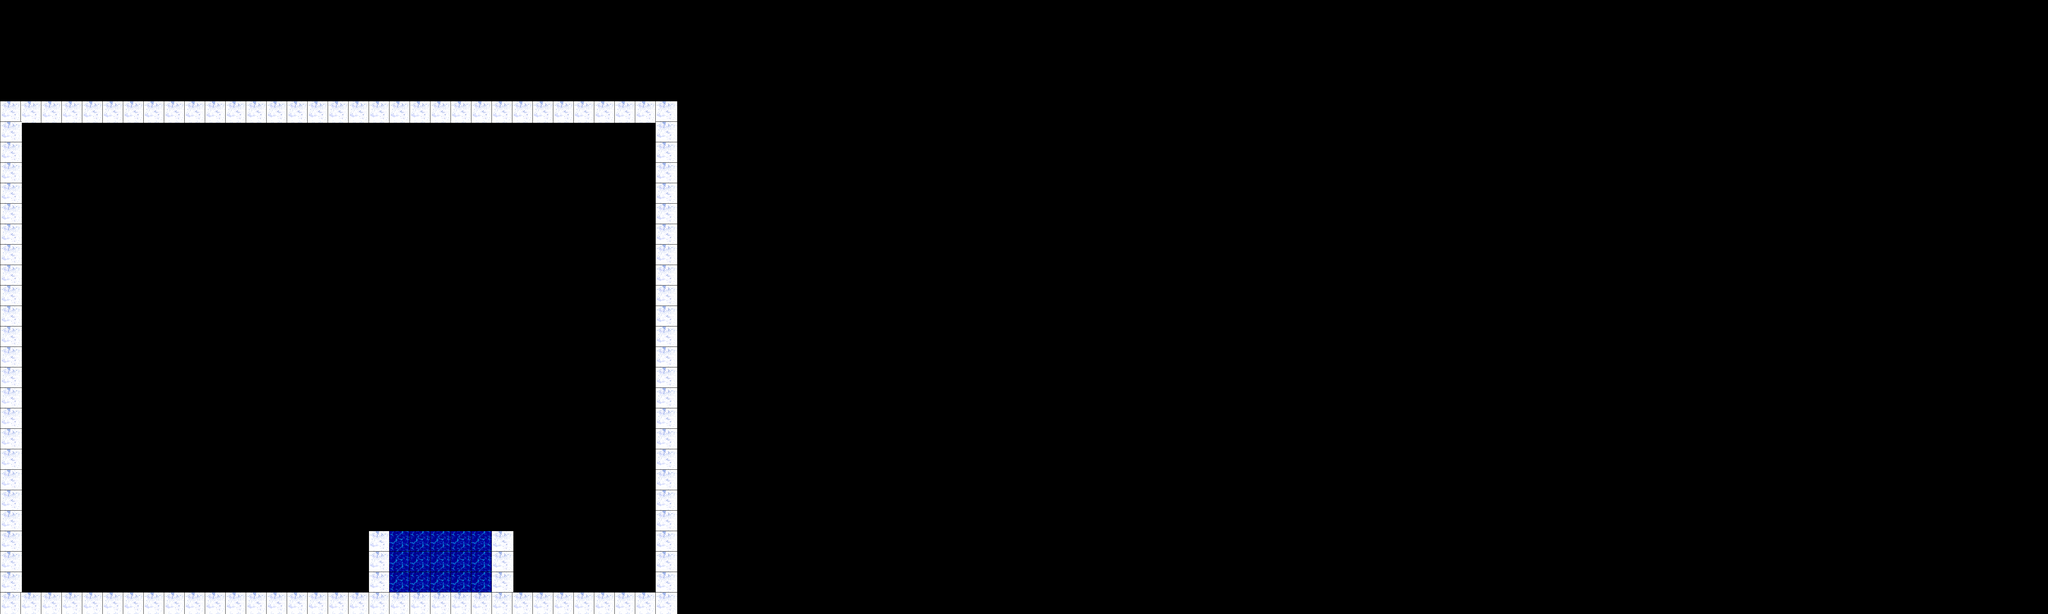

Below is a game level as drawn by its tile map, then a one-line description and the .tmx that defines it (tile-layer data replaced by summaries):
An orthogonal 100x30 tile map with 60x60 px tiles, 1 tile layer (Map), 4 tilesets and 8 objects (Player, Hostage).

<map version="1.9" tiledversion="1.9.2" orientation="orthogonal" renderorder="right-down" width="100" height="30" tilewidth="60" tileheight="60" infinite="0" nextlayerid="9" nextobjectid="129">
 <tileset firstgid="1" source="tiles/tiles.tsx" />
 <tileset firstgid="101" name="player_normal" tilewidth="14" tileheight="34" tilecount="1" columns="1">
  <image source="../player/player_normal/player_normal.png" width="14" height="34" />
 </tileset>
 <tileset firstgid="102" name="enemy_normal" tilewidth="14" tileheight="34" tilecount="1" columns="1">
  <image source="../enemy/enemy_normal/enemy_normal.png" width="14" height="34" />
 </tileset>
 <tileset firstgid="103" name="hostage_normal" tilewidth="14" tileheight="34" tilecount="1" columns="1">
  <image source="../hostage/hostage_normal/hostage_normal.png" width="14" height="34" />
 </tileset>
 <objectgroup id="2" name="Objects">
  <object id="120" name="Player" gid="101" x="100" y="1736" width="64" height="64" />
  <object id="122" x="0" y="1800">
   <polygon points="0,0 0,-1500 60,-1500 60,0" />
  </object>
  <object id="123" x="60" y="1800">
   <polygon points="0,0 1860,0 1860,-60 0,-60" />
  </object>
  <object id="124" x="1920" y="1800">
   <polygon points="0,0 0,-1500 60,-1500 60,0" />
  </object>
  <object id="125" x="1920" y="360">
   <polygon points="0,0 -1920,0 -1920,-60 0,-60" />
  </object>
  <object id="126" x="1080" y="1740">
   <polygon points="0,0 0,-180 60,-180 60,0" />
  </object>
  <object id="127" x="1440" y="1560">
   <polygon points="0,0 60,0 60,180 0,180" />
  </object>
  <object id="128" name="Hostage" gid="103" x="1006.21" y="1734.33" width="64" height="64" />
 </objectgroup>
 <layer id="7" name="Map" width="100" height="30">
  <data>[3000 cells, 133 non-empty, 2 distinct tile ids]</data>
 </layer>
</map>
